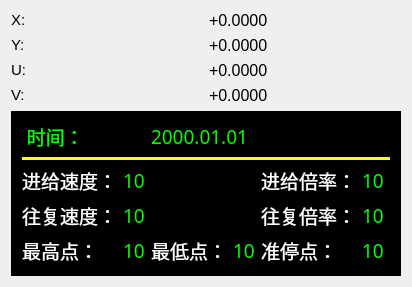
                  <widget class="QWidget" name="part_coordinate_4">
                   <attribute name="title">
                    <string>工件坐标</string>
                   </attribute>
                   <layout class="QGridLayout" name="gridLayout_12">
                    <item row="0" column="0">
                     <layout class="QGridLayout" name="gridLayout_11">
                      <item row="0" column="0">
                       <widget class="QLabel" name="label_199">
                        <property name="text">
                         <string>&lt;html&gt;&lt;head/&gt;&lt;body&gt;&lt;p&gt;&lt;span style=&quot; font-size:11pt; color:#000000;&quot;&gt;X:&lt;/span&gt;&lt;/p&gt;&lt;/body&gt;&lt;/html&gt;</string>
                        </property>
                       </widget>
                      </item>
                      <item row="1" column="1">
                       <widget class="QLabel" name="label_202">
                        <property name="text">
                         <string>&lt;html&gt;&lt;head/&gt;&lt;body&gt;&lt;p&gt;&lt;span style=&quot; font-size:12pt;&quot;&gt;+0.0000&lt;/span&gt;&lt;/p&gt;&lt;/body&gt;&lt;/html&gt;</string>
                        </property>
                       </widget>
                      </item>
                      <item row="0" column="1">
                       <widget class="QLabel" name="label_195">
                        <property name="text">
                         <string>&lt;html&gt;&lt;head/&gt;&lt;body&gt;&lt;p&gt;&lt;span style=&quot; font-size:12pt;&quot;&gt;+0.0000&lt;/span&gt;&lt;/p&gt;&lt;/body&gt;&lt;/html&gt;</string>
                        </property>
                       </widget>
                      </item>
                      <item row="1" column="0">
                       <widget class="QLabel" name="label_196">
                        <property name="text">
                         <string>&lt;html&gt;&lt;head/&gt;&lt;body&gt;&lt;p&gt;&lt;span style=&quot; font-size:11pt; color:#000000;&quot;&gt;Y:&lt;/span&gt;&lt;/p&gt;&lt;/body&gt;&lt;/html&gt;</string>
                        </property>
                       </widget>
                      </item>
                      <item row="3" column="0">
                       <widget class="QLabel" name="label_200">
                        <property name="text">
                         <string>&lt;html&gt;&lt;head/&gt;&lt;body&gt;&lt;p&gt;&lt;span style=&quot; font-size:11pt; color:#000000;&quot;&gt;V:&lt;/span&gt;&lt;/p&gt;&lt;/body&gt;&lt;/html&gt;</string>
                        </property>
                       </widget>
                      </item>
                      <item row="2" column="0">
                       <widget class="QLabel" name="label_197">
                        <property name="text">
                         <string>&lt;html&gt;&lt;head/&gt;&lt;body&gt;&lt;p&gt;&lt;span style=&quot; font-size:11pt; color:#000000;&quot;&gt;U:&lt;/span&gt;&lt;/p&gt;&lt;/body&gt;&lt;/html&gt;</string>
                        </property>
                       </widget>
                      </item>
                      <item row="2" column="1">
                       <widget class="QLabel" name="label_198">
                        <property name="text">
                         <string>&lt;html&gt;&lt;head/&gt;&lt;body&gt;&lt;p&gt;&lt;span style=&quot; font-size:12pt;&quot;&gt;+0.0000&lt;/span&gt;&lt;/p&gt;&lt;/body&gt;&lt;/html&gt;</string>
                        </property>
                       </widget>
                      </item>
                      <item row="3" column="1">
                       <widget class="QLabel" name="label_201">
                        <property name="text">
                         <string>&lt;html&gt;&lt;head/&gt;&lt;body&gt;&lt;p&gt;&lt;span style=&quot; font-size:12pt;&quot;&gt;+0.0000&lt;/span&gt;&lt;/p&gt;&lt;/body&gt;&lt;/html&gt;</string>
                        </property>
                       </widget>
                      </item>
                     </layout>
                    </item>
                    <item row="1" column="0">
                     <widget class="QFrame" name="frame_5">
                      <property name="minimumSize">
                       <size>
                        <width>320</width>
                        <height>120</height>
                       </size>
                      </property>
                      <property name="styleSheet">
                       <string notr="true">background-color: rgb(0, 0, 0);</string>
                      </property>
                      <property name="frameShape">
                       <enum>QFrame::Box</enum>
                      </property>
                      <property name="frameShadow">
                       <enum>QFrame::Sunken</enum>
                      </property>
                      <layout class="QGridLayout" name="gridLayout_17">
                       <item row="0" column="0">
                        <widget class="QLabel" name="label_176">
                         <property name="font">
                          <font>
                           <family>黑体</family>
                           <pointsize>14</pointsize>
                           <weight>50</weight>
                           <italic>false</italic>
                           <bold>false</bold>
                          </font>
                         </property>
                         <property name="styleSheet">
                          <string notr="true">color: rgb(0, 255, 0);</string>
                         </property>
                         <property name="text">
                          <string> 时间：</string>
                         </property>
                        </widget>
                       </item>
                       <item row="0" column="2" colspan="5">
                        <widget class="QLabel" name="Label_date">
                         <property name="font">
                          <font>
                           <family>黑体</family>
                           <pointsize>14</pointsize>
                           <weight>50</weight>
                           <italic>false</italic>
                           <bold>false</bold>
                          </font>
                         </property>
                         <property name="styleSheet">
                          <string notr="true">color: rgb(0, 255, 0);</string>
                         </property>
                         <property name="text">
                          <string>2000.01.01</string>
                         </property>
                        </widget>
                       </item>
                       <item row="1" column="0" colspan="7">
                        <widget class="Line" name="line_4">
                         <property name="sizePolicy">
                          <sizepolicy hsizetype="Minimum" vsizetype="Maximum">
                           <horstretch>0</horstretch>
                           <verstretch>0</verstretch>
                          </sizepolicy>
                         </property>
                         <property name="minimumSize">
                          <size>
                           <width>340</width>
                           <height>0</height>
                          </size>
                         </property>
                         <property name="maximumSize">
                          <size>
                           <width>16777215</width>
                           <height>3</height>
                          </size>
                         </property>
                         <property name="styleSheet">
                          <string notr="true">background-color: rgb(255, 255, 0);</string>
                         </property>
                         <property name="lineWidth">
                          <number>-2</number>
                         </property>
                         <property name="orientation">
                          <enum>Qt::Horizontal</enum>
                         </property>
                        </widget>
                       </item>
                       <item row="2" column="0">
                        <widget class="QLabel" name="label_177">
                         <property name="minimumSize">
                          <size>
                           <width>65</width>
                           <height>0</height>
                          </size>
                         </property>
                         <property name="font">
                          <font>
                           <family>黑体</family>
                           <pointsize>14</pointsize>
                           <weight>50</weight>
                           <italic>false</italic>
                           <bold>false</bold>
                          </font>
                         </property>
                         <property name="styleSheet">
                          <string notr="true">color: rgb(255, 255, 255);</string>
                         </property>
                         <property name="text">
                          <string>进给速度：</string>
                         </property>
                        </widget>
                       </item>
                       <item row="2" column="1" colspan="2">
                        <widget class="QLabel" name="Label_current_velocity">
                         <property name="font">
                          <font>
                           <family>黑体</family>
                           <pointsize>14</pointsize>
                           <weight>50</weight>
                           <italic>false</italic>
                           <bold>false</bold>
                          </font>
                         </property>
                         <property name="styleSheet">
                          <string notr="true">color: rgb(0, 255, 0);</string>
                         </property>
                         <property name="text">
                          <string>10</string>
                         </property>
                        </widget>
                       </item>
                       <item row="3" column="0">
                        <widget class="QLabel" name="label_164">
                         <property name="minimumSize">
                          <size>
                           <width>65</width>
                           <height>0</height>
                          </size>
                         </property>
                         <property name="font">
                          <font>
                           <family>黑体</family>
                           <pointsize>14</pointsize>
                           <weight>50</weight>
                           <italic>false</italic>
                           <bold>false</bold>
                          </font>
                         </property>
                         <property name="styleSheet">
                          <string notr="true">color: rgb(255, 255, 255);</string>
                         </property>
                         <property name="text">
                          <string>往复速度：</string>
                         </property>
                        </widget>
                       </item>
                       <item row="3" column="1">
                        <widget class="QLabel" name="Label_current_z_velocity">
                         <property name="font">
                          <font>
                           <family>黑体</family>
                           <pointsize>14</pointsize>
                           <weight>50</weight>
                           <italic>false</italic>
                           <bold>false</bold>
                          </font>
                         </property>
                         <property name="styleSheet">
                          <string notr="true">color: rgb(0, 255, 0);</string>
                         </property>
                         <property name="text">
                          <string>10</string>
                         </property>
                        </widget>
                       </item>
                       <item row="4" column="0">
                        <widget class="QLabel" name="label_171">
                         <property name="font">
                          <font>
                           <family>黑体</family>
                           <pointsize>14</pointsize>
                           <weight>50</weight>
                           <italic>false</italic>
                           <bold>false</bold>
                          </font>
                         </property>
                         <property name="styleSheet">
                          <string notr="true">color: rgb(255, 255, 255);</string>
                         </property>
                         <property name="text">
                          <string>最高点：</string>
                         </property>
                        </widget>
                       </item>
                       <item row="4" column="1">
                        <widget class="QLabel" name="label_170">
                         <property name="font">
                          <font>
                           <family>黑体</family>
                           <pointsize>14</pointsize>
                           <weight>50</weight>
                           <italic>false</italic>
                           <bold>false</bold>
                          </font>
                         </property>
                         <property name="styleSheet">
                          <string notr="true">color: rgb(0, 255, 0);</string>
                         </property>
                         <property name="text">
                          <string>10</string>
                         </property>
                        </widget>
                       </item>
                       <item row="4" column="2">
                        <widget class="QLabel" name="label_172">
                         <property name="font">
                          <font>
                           <family>黑体</family>
                           <pointsize>14</pointsize>
                           <weight>50</weight>
                           <italic>false</italic>
                           <bold>false</bold>
                          </font>
                         </property>
                         <property name="styleSheet">
                          <string notr="true">color: rgb(255, 255, 255);</string>
                         </property>
                         <property name="text">
                          <string>最低点：</string>
                         </property>
                        </widget>
                       </item>
                       <item row="4" column="3">
                        <widget class="QLabel" name="label_173">
                         <property name="font">
                          <font>
                           <family>黑体</family>
                           <pointsize>14</pointsize>
                           <weight>50</weight>
                           <italic>false</italic>
                           <bold>false</bold>
                          </font>
                         </property>
                         <property name="styleSheet">
                          <string notr="true">color: rgb(0, 255, 0);</string>
                         </property>
                         <property name="text">
                          <string>10</string>
                         </property>
                        </widget>
                       </item>
                       <item row="2" column="4">
                        <widget class="QLabel" name="label_166">
                         <property name="minimumSize">
                          <size>
                           <width>65</width>
                           <height>0</height>
                          </size>
                         </property>
                         <property name="font">
                          <font>
                           <family>黑体</family>
                           <pointsize>14</pointsize>
                           <weight>50</weight>
                           <italic>false</italic>
                           <bold>false</bold>
                          </font>
                         </property>
                         <property name="styleSheet">
                          <string notr="true">color: rgb(255, 255, 255);</string>
                         </property>
                         <property name="text">
                          <string>进给倍率：</string>
                         </property>
                        </widget>
                       </item>
                       <item row="3" column="4">
                        <widget class="QLabel" name="label_168">
                         <property name="minimumSize">
                          <size>
                           <width>65</width>
                           <height>0</height>
                          </size>
                         </property>
                         <property name="font">
                          <font>
                           <family>黑体</family>
                           <pointsize>14</pointsize>
                           <weight>50</weight>
                           <italic>false</italic>
                           <bold>false</bold>
                          </font>
                         </property>
                         <property name="styleSheet">
                          <string notr="true">color: rgb(255, 255, 255);</string>
                         </property>
                         <property name="text">
                          <string>往复倍率：</string>
                         </property>
                        </widget>
                       </item>
                       <item row="4" column="4">
                        <widget class="QLabel" name="label_175">
                         <property name="font">
                          <font>
                           <family>黑体</family>
                           <pointsize>14</pointsize>
                           <weight>50</weight>
                           <italic>false</italic>
                           <bold>false</bold>
                          </font>
                         </property>
                         <property name="styleSheet">
                          <string notr="true">color: rgb(255, 255, 255);</string>
                         </property>
                         <property name="text">
                          <string>准停点：</string>
                         </property>
                        </widget>
                       </item>
                       <item row="2" column="5">
                        <widget class="QLabel" name="Label_current_feed_rate">
                         <property name="font">
                          <font>
                           <family>黑体</family>
                           <pointsize>14</pointsize>
                           <weight>50</weight>
                           <italic>false</italic>
                           <bold>false</bold>
                          </font>
                         </property>
                         <property name="styleSheet">
                          <string notr="true">color: rgb(0, 255, 0);</string>
                         </property>
                         <property name="text">
                          <string>10</string>
                         </property>
                        </widget>
                       </item>
                       <item row="3" column="5">
                        <widget class="QLabel" name="Label_current_loop_rate">
                         <property name="font">
                          <font>
                           <family>黑体</family>
                           <pointsize>14</pointsize>
                           <weight>50</weight>
                           <italic>false</italic>
                           <bold>false</bold>
                          </font>
                         </property>
                         <property name="styleSheet">
                          <string notr="true">color: rgb(0, 255, 0);</string>
                         </property>
                         <property name="text">
                          <string>10</string>
                         </property>
                        </widget>
                       </item>
                       <item row="4" column="5">
                        <widget class="QLabel" name="label_174">
                         <property name="font">
                          <font>
                           <family>黑体</family>
                           <pointsize>14</pointsize>
                           <weight>50</weight>
                           <italic>false</italic>
                           <bold>false</bold>
                          </font>
                         </property>
                         <property name="styleSheet">
                          <string notr="true">color: rgb(0, 255, 0);</string>
                         </property>
                         <property name="text">
                          <string>10</string>
                         </property>
                        </widget>
                       </item>
                      </layout>
                     </widget>
                    </item>
                   </layout>
                  </widget>
